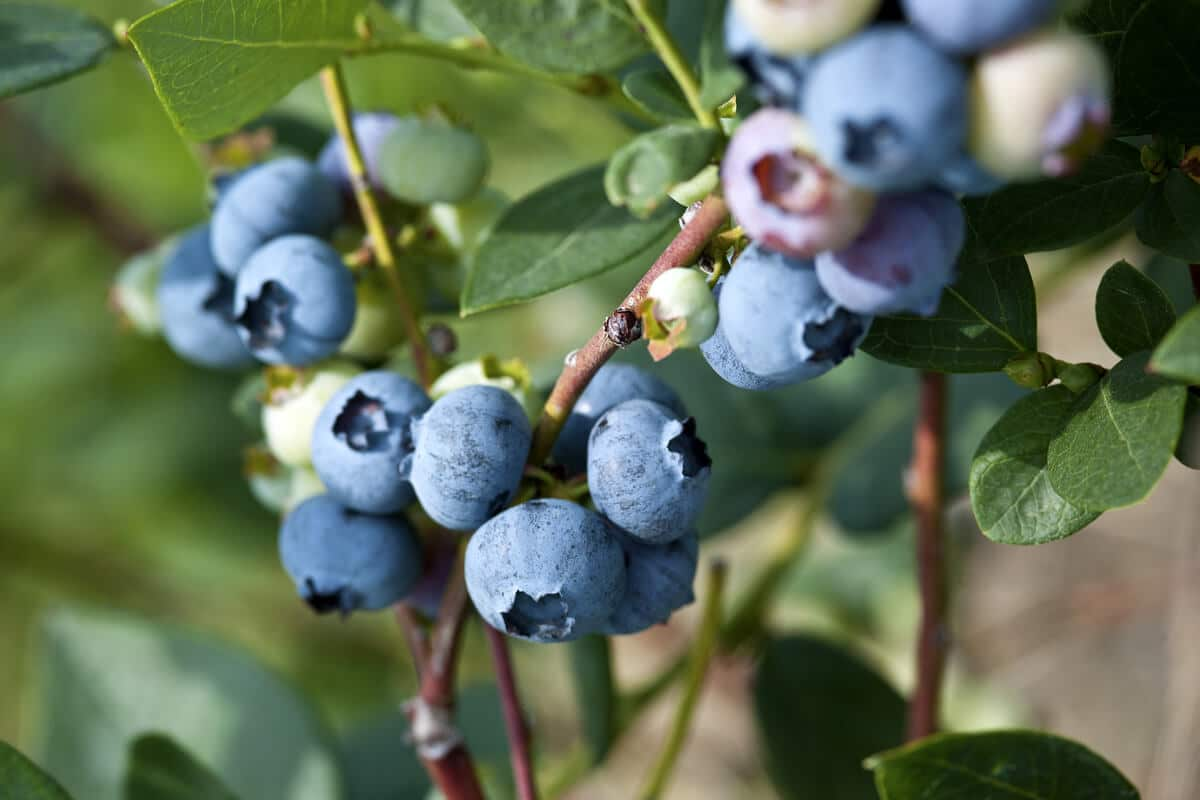
#> input picture Dataset/arandano.jpg, 1200 x 800 px, found by its file name
$ python Gabor_Edge.py   (older library calls are emulated)
#> lines starting #> are read from the running program, lines starting #| are printed output that depends on the picture; after the words box and inside, x2 and y2 are one past the last pixel; in counts of white or black regions, pixels touching at a corner belong together
import numpy as np
import cv2
import matplotlib.pyplot as plt

def gabor_kernel(x, y, λ, θ, ϕ, σ, γ):
    x_prime = x * np.cos(θ) + y * np.sin(θ)
    y_prime = -x * np.sin(θ) + y * np.cos(θ)

    real_part = np.exp(-(x_prime**2 + γ**2 * y_prime**2) / (2 * σ**2)) * np.cos(2 * np.pi * x_prime / λ + ϕ)
    imag_part = np.exp(-(x_prime**2 + γ**2 * y_prime**2) / (2 * σ**2)) * np.sin(2 * np.pi * x_prime / λ + ϕ)

    return real_part, imag_part

def generate_gabor_kernels(λ, θ, ϕ, σ, γ, kernel_size=51):
    half_size = kernel_size // 2
    x, y = np.meshgrid(np.linspace(-half_size, half_size, kernel_size),
                       np.linspace(-half_size, half_size, kernel_size))

    real_part, imag_part = gabor_kernel(x, y, λ, θ, ϕ, σ, γ)
    return [(real_part, imag_part)]

def apply_gabor_filter(image, kernels):
    filtered_images = []
    for real_part, imag_part in kernels:
        real_response = cv2.filter2D(image, cv2.CV_64F, real_part)
        imag_response = cv2.filter2D(image, cv2.CV_64F, imag_part)
        filtered_images.append((real_response, imag_response))
    return filtered_images

def preliminary_edge_detection(filtered_images):
    edge_magnitudes = [np.sqrt(real**2 + imag**2) for real, imag in filtered_images]
    return edge_magnitudes

def apply_adaptive_threshold(image):
    image_uint8 = np.uint8(np.clip(image, 0, 255))
    _, thresholded_image = cv2.threshold(image_uint8, 0, 255, cv2.THRESH_BINARY + cv2.THRESH_OTSU)
    return _, thresholded_image

def non_maximum_suppression(image):
    dilated = cv2.dilate(image, None)
    return np.uint8(dilated == image)

def multi_scale_fusion(filtered_images, weights):
    images_normalized = [np.clip(img, 0, 255) for img in filtered_images]
    weighted_images = [img * weight for img, weight in zip(images_normalized, weights)]
    fused_image = np.sum(weighted_images, axis=0)
    fused_image = np.clip(fused_image, 0, 255)
    return np.uint8(fused_image)

def calculate_psnr(original, processed):
    mse = np.mean((original - processed) ** 2)
    if mse == 0:
        return 100
    max_pixel = 255.0
    psnr = 20 * np.log10(max_pixel / np.sqrt(mse))
    return psnr

def process_image(image, λ, θ, ϕ, σ, γ):
    kernels = generate_gabor_kernels(λ, θ, ϕ, σ, γ)

    filtered_images = apply_gabor_filter(image, kernels)
    edge_images = preliminary_edge_detection(filtered_images)

    thresholds_and_images = [apply_adaptive_threshold(img) for img in edge_images]
    thresholded_images = [thresh_img for _, thresh_img in thresholds_and_images]
    thresholds = [thresh for thresh, _ in thresholds_and_images]

    nms_images = [non_maximum_suppression(img) for img in thresholded_images]
    # Ponderaciones para la fusión multiescala (puedes ajustar estos valores según tus necesidades)
    weights = [1.0] * len(nms_images)  # Todos los filtros tienen el mismo peso por defecto

    fused_image = multi_scale_fusion(nms_images, weights)

    return filtered_images, thresholded_images, fused_image, thresholds

def process_dataset(image_paths, λ, θ, ϕ, σ, γ):
#> called with λ = 6.67, θ = 0.785, φ = 0.785, σ = 0.2, γ = 200
    for path in image_paths:
        image = cv2.imread(path, cv2.IMREAD_GRAYSCALE)
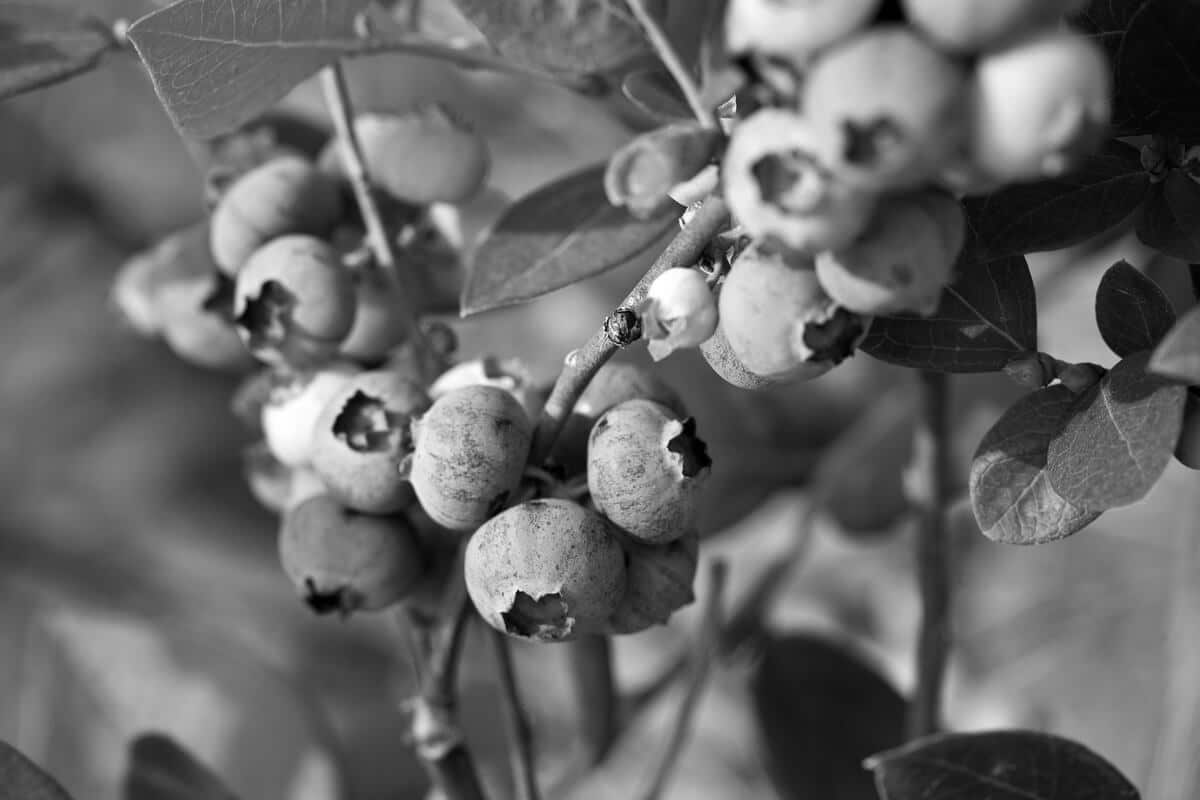
#> image: shape (800, 1200); min 0, max 255, mean 103.2
        if image is None:
            print(f'No se pudo abrir la imagen en la ruta: {path}')
            continue

        original_image = image.copy()

        filtered_images, thresholded_images, final_image, thresholds = process_image(image, λ, θ, ϕ, σ, γ)
#> after the loop in apply_gabor_filter, `for real_part, imag_part in kernels:`: filtered_images = 1 item
#> in process_image, `thresholds = [thresh for thresh, _ in thresholds_and_images]`: thresholds = [106]
#> in process_image, `nms_images = [non_maximum_suppression(img) for img in thresholded_imag..`: nms_images = 1 item
#> in process_image, `weights = [1.0] * len(nms_images)`: weights = [1]
#> in multi_scale_fusion, `images_normalized = [np.clip(img, 0, 255) for img in filtered_images]`: images_normalized = 1 item
#> in multi_scale_fusion, `fused_image = np.sum(weighted_images, axis=0)`:
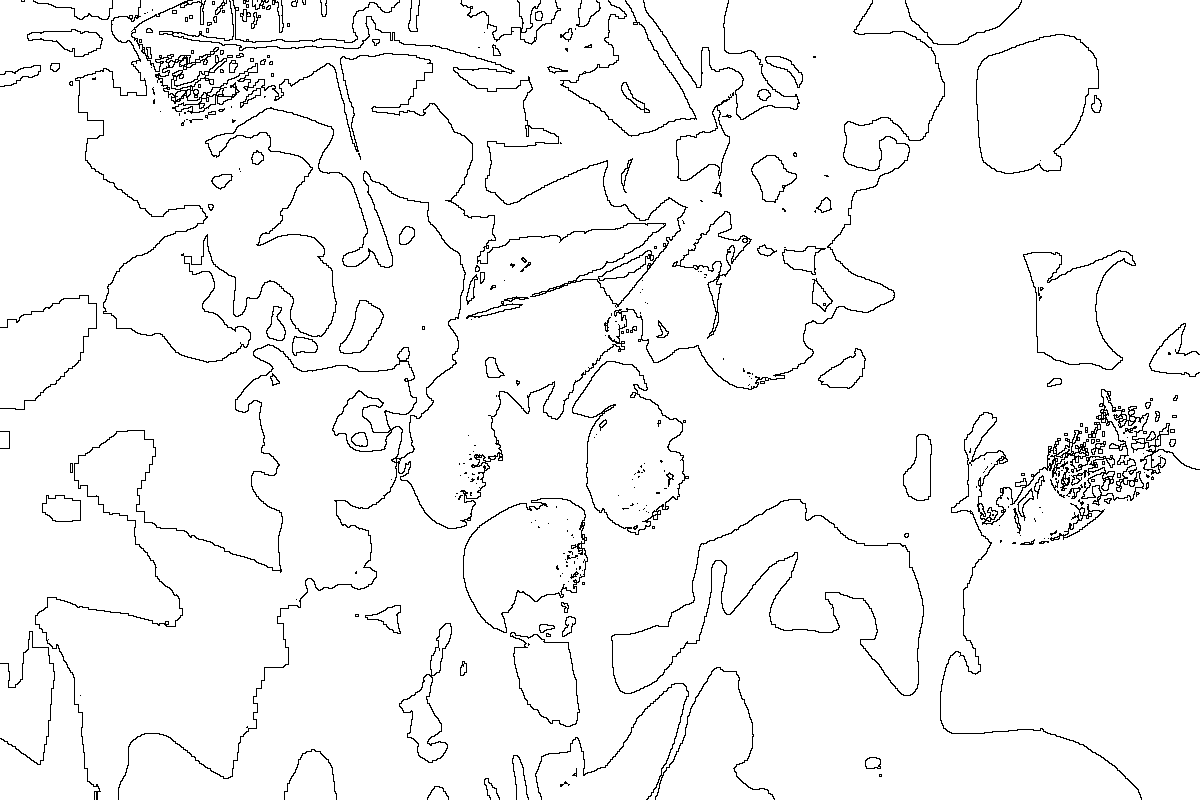
#> fused_image: shape (800, 1200) float64; values 0 (black) and 1 (white), 96.2% white; black in thin lines or dots
#> filtered_images = 1 item; thresholded_images = 1 item; thresholds = [106]

        # Calcular el PSNR
        psnr = calculate_psnr(original_image, final_image)
#> in calculate_psnr, `mse = np.mean((original - processed) ** 2)`: mse = 106.7
#> in calculate_psnr, `psnr = 20 * np.log10(max_pixel / np.sqrt(mse))`: psnr = 27.85
#> psnr = 27.85

        # Mostrar la imagen original y el resultado final con PSNR
        plt.figure(figsize=(12, 6))
        plt.subplot(1, 2, 1)
        plt.imshow(original_image, cmap='gray')
        plt.title('Imagen Original')

        plt.subplot(1, 2, 2)
        plt.imshow(final_image, cmap='gray')
        plt.title(f'Resultado Final\nPSNR: {psnr:.2f} dB')

        plt.show()
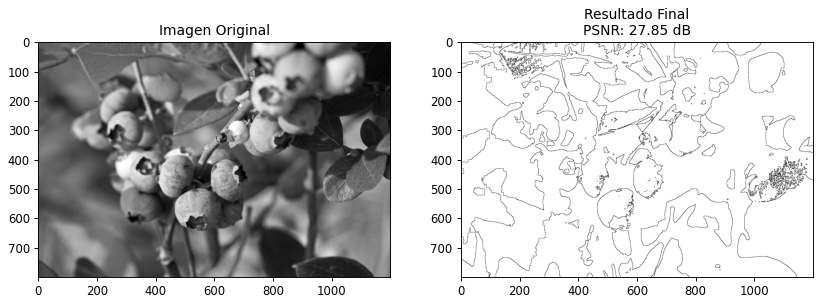
#> figure drawn by matplotlib, 2 panels

        for i, threshold in enumerate(thresholds):
            print(f'Umbral de Otsu para la imagen {i+1}: {threshold:.2f}')
#> this loop made 1 pass
#| Umbral de Otsu para la imagen 1: 106.00
#> pass 2 of the loop in process_dataset, `for path in image_paths:`:
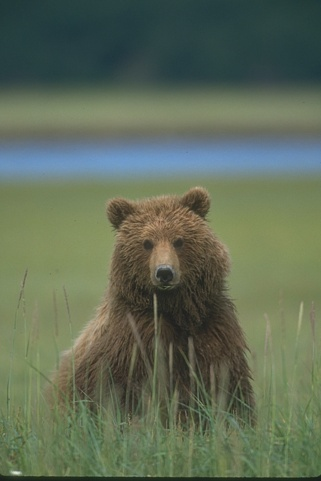
#> input picture Dataset/oso.jpg, 321 x 481 px, found by its file name
#> image: shape (481, 321)
#> in multi_scale_fusion (call 2), `fused_image = np.sum(weighted_images, axis=0)`:
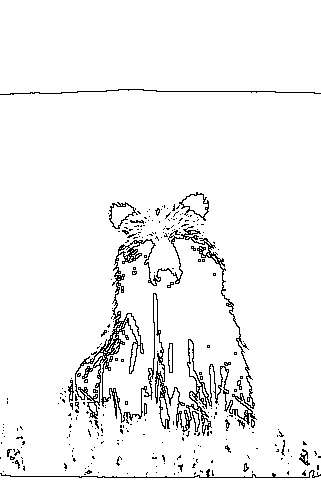
#> fused_image: shape (481, 321) float64; values 0 (black) and 1 (white), 95.3% white; black in thin lines or dots, all inside (x1, y1, x2, y2) = (0, 89, 321, 478)
#> in process_dataset, `filtered_images, thresholded_images, final_image, thresholds = process..`: thresholds = [91]
#> in process_dataset, `psnr = calculate_psnr(original_image, final_image)`: psnr = 28.81
#> in process_dataset, `plt.show()`:
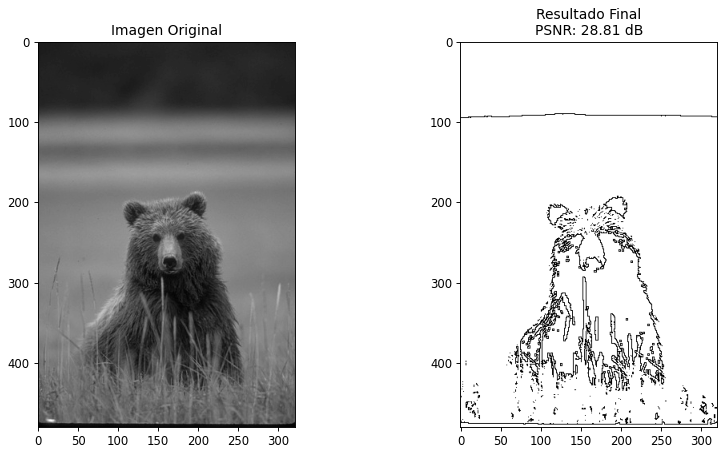
#> figure drawn by matplotlib, 2 panels
#> the loop in process_dataset, `for i, threshold in enumerate(thresholds):` made 1 pass
#> (printed output is left out)
#> pass 3 of the loop in process_dataset, `for path in image_paths:`:
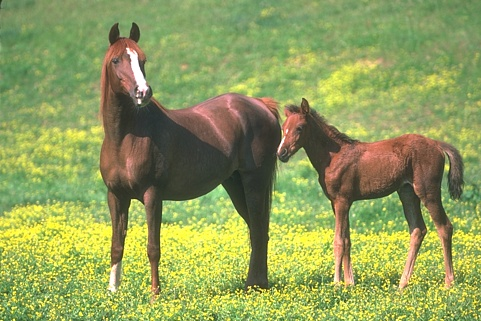
#> input picture Dataset/caballo.jpg, 481 x 321 px, found by its file name
#> image: shape (321, 481)
#> in multi_scale_fusion (call 3), `fused_image = np.sum(weighted_images, axis=0)`:
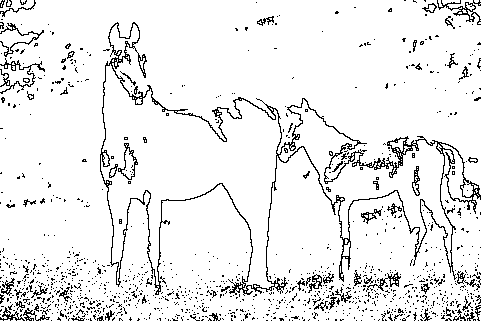
#> fused_image: shape (321, 481) float64; values 0 (black) and 1 (white), 92.2% white; black in thin lines or dots
#> in process_dataset, `filtered_images, thresholded_images, final_image, thresholds = process..`: thresholds = [125]
#> in process_dataset, `psnr = calculate_psnr(original_image, final_image)`: psnr = 27.92
#> in process_dataset, `plt.show()`:
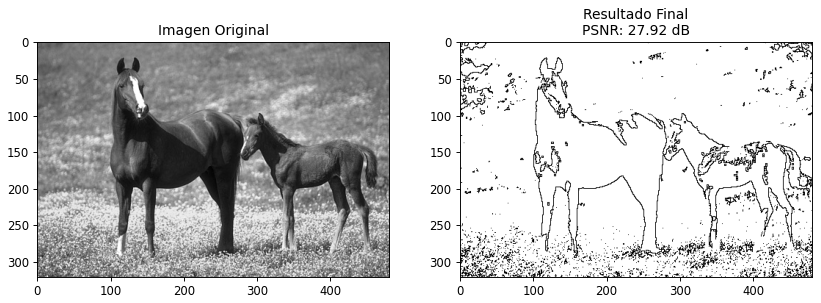
#> figure drawn by matplotlib, 2 panels
#> the loop in process_dataset, `for i, threshold in enumerate(thresholds):` made 1 pass
#> (printed output is left out)
#> the loop made 9 passes; the first 3 are shown

# Parámetros fijos para el filtro de Gabor
λ = 1 / 0.15
θ = np.pi / 4
ϕ = 1 * np.pi / 4
σ = 0.2
γ = 200

# Rutas del dataset
image_paths = [
    r'C:\Users\Lenovo\OneDrive\Escritorio\Gabor Filter\Dataset\arandano.jpg',
    r'C:\Users\Lenovo\OneDrive\Escritorio\Gabor Filter\Dataset\oso.jpg',
    r'C:\Users\Lenovo\OneDrive\Escritorio\Gabor Filter\Dataset\caballo.jpg',
    r'C:\Users\Lenovo\OneDrive\Escritorio\Gabor Filter\Dataset\estrella.jpg',
    r'C:\Users\Lenovo\OneDrive\Escritorio\Gabor Filter\Dataset\koala.jpg',
    r'C:\Users\Lenovo\OneDrive\Escritorio\Gabor Filter\Dataset\flor.jpg',
    r'C:\Users\Lenovo\OneDrive\Escritorio\Gabor Filter\Dataset\rostro.jpg',
    r'C:\Users\Lenovo\OneDrive\Escritorio\Gabor Filter\Dataset\_lena.png',
    r'C:\Users\Lenovo\OneDrive\Escritorio\Gabor Filter\Dataset\frutas.png',
]

# Procesar todas las imágenes en el dataset
process_dataset(image_paths, λ, θ, ϕ, σ, γ)
